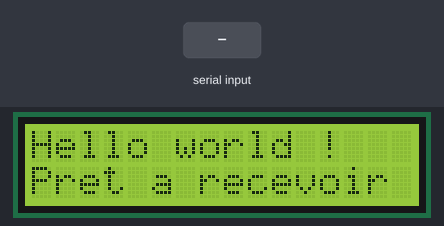
This sketch was run on a simulated Arduino Uno, built with avr-gcc and run on an emulated ATmega328P. Shown: 16×2 character LCD. The test bench sets the inputs (shaded band). What the sketch prints to the serial monitor is not drawn.

Above: at 2.2 s.
2.3 s: "90,45\n" received over Serial
At 3.39 s:
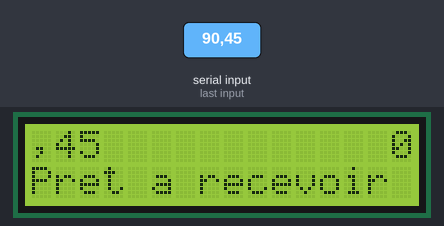
5.0 s: "0" received over Serial
At 6.8 s:
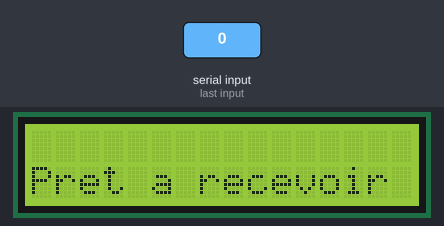
Timing chart, 0 to 8.3 s (numbered marks = the images above; inputs shaded):
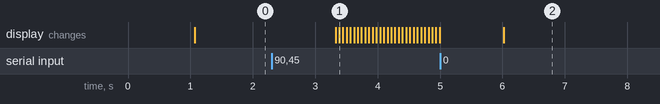

The sketch:

arduino.ino
```cpp
/*
  LiquidCrystal Library : http://www.arduino.cc/en/Tutorial/LiquidCrystalSerialDisplay

  The circuit:
  LCD RS pin to digital pin 12
  LCD Enable pin to digital pin 10
  LCD D4 pin to digital pin 8
  LCD D5 pin to digital pin 5
  LCD D6 pin to digital pin 4
  LCD D7 pin to digital pin 2

  Pas de réistance utilisé dans le circuit
*/

// include the library code:
#include <LiquidCrystal.h>

// initialize the library by associating any needed LCD interface pin
// with the arduino pin number it is connected to
const int rs = 12, en = 10, d4 = 8, d5 = 6, d6 = 4, d7 = 2;
LiquidCrystal lcd(rs, en, d4, d5, d6, d7);

const unsigned long DELAY_INTERVAL[10] = {0, 2000, 1500, 1000, 800, 650, 500, 300, 100, 50}; // Intervalle de décalage en millisecondes (première valeur pas utilisée)

String texteEcran[2] = {"Hello world à tous", "encore coucou"};

String lignes[2] = {"ligne 0 ", "ligne 1 "};
unsigned int index[2] = {0, 0};

unsigned long tempsActuel = 0; // Temps écoulé depuis la mise sous tension de la carte Arduino
unsigned long tempsDernierDecalage[2] = {0, 0};
unsigned int scroll[2] = {0, 0};

char delimiter = ';';

void setup()
{
  Serial.begin(9600); // initialize the serial communications:
  Serial.println("Initialisation arduino");
  lcd.begin(16, 2);   // set up the LCD's number of columns and rows:
  lcd.print("Hello world !");
  delay(1000);
  lcd.display();
  SplitDataEnLigne("0Hello world !;0Pret a recevoir");
}

void loop()
{

  // when characters arrive over the serial port...
  if (Serial.available())
  {
    // wait a bit for the entire message to arrive
    delay(10);
    // read all the available characters
    while (Serial.available() > 0)
    {
      // Récupération des data
      String data = Serial.readString();
      SplitDataEnLigne(data);
    }
  }

  AfficherEcran();
  delay(10);
}

int SplitDataEnLigne(String data)
{
  int i = 0;
  while (i < 2 && data.length() > 0)
  {
    int delimiterIndex = data.indexOf(delimiter);
    scroll[i] = String(data[0]).toInt();
    lignes[i] = data.substring(1, delimiterIndex);
    while (lignes[i].length() < 16)
    {
      lignes[i] += " ";
    }
    if (delimiterIndex != -1)
    {
      data = data.substring(delimiterIndex + 1);
    }
    else
    {
      data = ""; // Sert a rien je crois
    }
    index[i] = 0;
    tempsDernierDecalage[i] = millis();
    i++;
  }
  return 0;
}

int StringToInt(String s)
{
  int res = -1;
  if (s == "0")
  {
    res = 0;
  }
  else
  {
    res = s.toInt();
    res == 0 ? -1 : res;
  }
  return res;
}

void AfficherEcran()
{
  tempsActuel = millis();

  for (int i = 0; i < 2; ++i)
  {
    if (scroll[i] != 0) // Scroll
    {
      if (tempsActuel - tempsDernierDecalage[i] >= DELAY_INTERVAL[scroll[i]])
      {
        tempsDernierDecalage[i] = tempsActuel;
        index[i] += 1;
        index[i] %= lignes[i].length();
      }
    }

    texteEcran[i] = lignes[i].substring(index[i]);
    if (texteEcran[i].length() < 16)
    {
      texteEcran[i] += lignes[i].substring(0, 16 - texteEcran[i].length());
    }
  }

  lcd.setCursor(0, 0);
  lcd.print(texteEcran[0]);
  lcd.setCursor(0, 1);
  lcd.print(texteEcran[1]);
  lcd.display();
}
```

Measured:
- after the input at 2.3 s, the display: first changes after 1.0 s (image 1 shows a later state)
- after the input at 5.0 s, the display: changes after 1.0 s (image 2)
